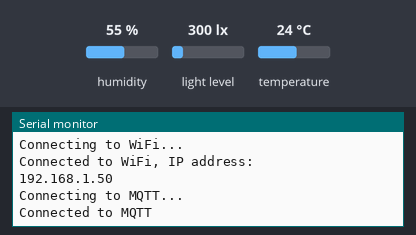
A program run on a simulated ESP32. Shown: the last lines printed to the serial monitor. Inputs (shaded band) come from the test bench; at power-on: humidity 55 %, light level 300 lx, temperature 24 °C. WiFi joins after 1.5 s; servers stay silent unless stated; no MQTT or app messages arrive unless stated.

Above: at 3.2 s.
3.3 s: humidity set to 22 %
At 11.2 s:
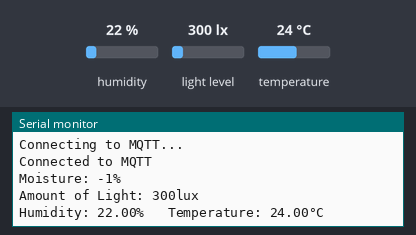
11.5 s: light level set to 40 lx
13.0 s: temperature set to 12 °C
At 20.28 s:
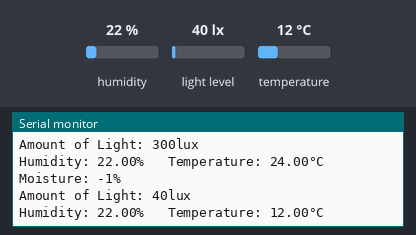

Measured:
- after the input at 3.3 s, the serial monitor: prints a new line after 6.7 s (image 1)
- after the input at 13.0 s, the serial monitor: prints a new line after 7.0 s (image 2)

The program:

main.cpp
```cpp
#include <Adafruit_BME280.h>
#include <Arduino.h>
#include <BH1750.h>
#include <PubSubClient.h>
#include <Update.h>
#include <WebServer.h>
#include <WiFi.h>
#include <Wire.h>
#include <config.h>

// Pins
const int LED_PIN = config.LED_PIN;
const int MOISTURE_PIN = config.MOISTURE_PIN;
const int SCL_PIN = config.SCL_PIN;
const int SDA_PIN = config.SDA_PIN;

// Wifi
const char *ssid = config.wifi_ssid;
const char *password = config.wifi_password;

// MQTT Broker
const char *mqtt_client_id = config.mqtt_client_id;
const char *mqtt_server = config.mqtt_server;
const char *mqtt_topic_moisture = config.mqtt_topic_moisture;
const char *mqtt_topic_illuminance = config.mqtt_topic_illuminance;
const char *mqtt_topic_temperature = config.mqtt_topic_temperature;
const char *mqtt_topic_humidity = config.mqtt_topic_humidity;
const char *mqtt_user = config.mqtt_user;
const char *mqtt_password = config.mqtt_password;
const int mqtt_port = config.mqtt_port;

// moisture values
const int dry = config.dry;
const int wet = config.wet;

// miscellaneous setup
const int THRESHOLD = 35;
int LEDSTATE = 0;
BH1750 lightMeter;
WiFiClient espClient;
PubSubClient client(espClient);
WebServer server(80);
Adafruit_BME280 bme;
unsigned long previousMillisServer = 0;
unsigned long previousMillisMQTT = 0;
const long serverInterval = 1;   // Interval for handling server clients in milliseconds
const long mqttInterval = 10000; // Interval for publishing MQTT messages in milliseconds

const char *serverIndex = "<link rel='stylesheet' href='https://stackpath.bootstrapcdn.com/bootstrap/4.3.1/css/bootstrap.min.css'/><script src='https://ajax.googleapis.com/ajax/libs/jquery/3.5.1/jquery.min.js'></script><script src='https://stackpath.bootstrapcdn.com/bootstrap/4.3.1/js/bootstrap.min.js'></script><style> body { background-color: #f8f9fa; padding: 20px; } .container { max-width: 500px; margin: 0 auto; } #prg { margin-top: 10px; }</style><div class='container'> <h2 class='mt-4 mb-4'>ESP32 Firmware Update</h2> <form method='POST' action='#' enctype='multipart/form-data' id='upload_form'> <div class='custom-file mb-3'> <input type='file' class='custom-file-input' id='update' name='update' required /> <label class='custom-file-label' for='update'>Choose firmware file</label> </div> <button type='submit' class='btn btn-primary'>Update</button> </form> <div id='prg' class='mt-3'>Progress: 0%</div></div><script> $(document).ready(function () { $('form').submit(function (e) { e.preventDefault(); var form = $('#upload_form')[0]; var data = new FormData(form); $.ajax({ url: '/update', type: 'POST', data: data, contentType: false, processData: false, xhr: function () { var xhr = new window.XMLHttpRequest(); xhr.upload.addEventListener( 'progress', function (evt) { if (evt.lengthComputable) { var per = (evt.loaded / evt.total) * 100; $('#prg').html('Progress: ' + Math.round(per) + '%'); } }, false, ); return xhr; }, success: function (d, s) { console.log('Success!'); }, error: function (a, b, c) {}, }); }); });</script>";

void connectWIFI()
{
    WiFi.begin(ssid, password);

    int notConnectedCounter = 0;
    while (WiFi.status() != WL_CONNECTED)
    {
        delay(1000);
        Serial.println("Connecting to WiFi...");
        if (notConnectedCounter > 30)
        {
            Serial.println("Failed to connect to WiFi, restarting...");
            ESP.restart();
        }
        notConnectedCounter++;
    }

    if (WiFi.status() == WL_CONNECTED)
    {
        Serial.println("Connected to WiFi, IP address: ");
        Serial.println(WiFi.localIP());
    }
}

void connectMQTT()
{
    while (!client.connected())
    {
        if (WiFi.status() != WL_CONNECTED)
        {
            Serial.println("WiFi disconnected, reconnecting...");
            WiFi.disconnect(true, true);
            connectWIFI();
        }

        Serial.println("Connecting to MQTT...");

        if (client.connect(mqtt_client_id, mqtt_user, mqtt_password))
        {
            Serial.println("Connected to MQTT");
            client.subscribe(mqtt_topic_moisture);
            client.subscribe(mqtt_topic_illuminance);
            client.subscribe(mqtt_topic_temperature);
            client.subscribe(mqtt_topic_humidity);
        }
        else
        {
            Serial.println("Failed, rc=");
            Serial.println(client.state());
            Serial.println("Retrying in 5 seconds...");
            delay(5000);
        }
    }
}

void setup()
{
    Serial.begin(115200);
    Wire.begin(SDA_PIN, SCL_PIN);
    lightMeter.begin(BH1750::CONTINUOUS_HIGH_RES_MODE, 0x23, &Wire);
    bme.begin(0x76, &Wire);
    pinMode(LED_PIN, OUTPUT);

    connectWIFI();

    client.setServer(mqtt_server, mqtt_port);
    connectMQTT();

    /*return index page which is stored in serverIndex */
    server.on("/", HTTP_GET, []()
              {
        server.sendHeader("Connection", "close");
        server.send(200, "text/html", serverIndex); });
    /*handling uploading firmware file */
    server.on(
        "/update", HTTP_POST, []()
        {
    server.sendHeader("Connection", "close");
    server.send(200, "text/plain", (Update.hasError()) ? "FAIL" : "OK");
    ESP.restart(); },
        []()
        {
    HTTPUpload& upload = server.upload();
    if (upload.status == UPLOAD_FILE_START) {
      Serial.printf("Update: %s\n", upload.filename.c_str());
      if (!Update.begin(UPDATE_SIZE_UNKNOWN)) { //start with max available size
        Update.printError(Serial);
      }
    } else if (upload.status == UPLOAD_FILE_WRITE) {
      /* flashing firmware to ESP*/
      if (Update.write(upload.buf, upload.currentSize) != upload.currentSize) {
        Update.printError(Serial);
      }
    } else if (upload.status == UPLOAD_FILE_END) {
      if (Update.end(true)) { //true to set the size to the current progress
        Serial.printf("Update Success: %lu\nRebooting...\n", upload.totalSize);
      } else {
        Update.printError(Serial);
      }
    } });
    server.begin();
}

void loop()
{
    // Get the current time
    unsigned long currentMillis = millis();

    // Reconnect wifi and mqtt if failed
    if (WiFi.status() != WL_CONNECTED)
    {
        Serial.println("WiFi disconnected, reconnecting...");
        WiFi.disconnect(true, true);
        connectWIFI();
    }
    if (!client.connected())
    {
        Serial.println("MQTT disconnected, reconnecting...");
        client.disconnect();
        connectMQTT();
    }

    // web server
    if (currentMillis - previousMillisServer >= serverInterval)
    {
        server.handleClient();
        previousMillisServer = currentMillis;
    }

    // get sensor data and publish to MQTT
    if (currentMillis - previousMillisMQTT >= mqttInterval)
    {
        // Moisture Sensor Data
        int value = analogRead(MOISTURE_PIN);
        if (value < wet)
        {
            value = wet;
        }
        else if (value > dry)
        {
            value = dry;
        }
        int percentageHumidity = map(value, wet, dry, 100, 0);
        Serial.println("Moisture: " + String(percentageHumidity) + "%");
        // Light Sensor Data
        int lux = lightMeter.readLightLevel();
        Serial.println("Amount of Light: " + String(lux) + "lux");
        // Temperature and Humidity Sensor Data
        float hum = bme.readHumidity();
        float temp = bme.readTemperature();
        Serial.println("Humidity: " + String(hum) + "%" + "\t Temperature: " + String(temp) + "°C\n");

        // led moisture status
        if (percentageHumidity < THRESHOLD && LEDSTATE == 0)
        {
            digitalWrite(LED_PIN, HIGH);
            LEDSTATE = 1;
        }
        else if (percentageHumidity >= THRESHOLD && LEDSTATE == 1)
        {
            digitalWrite(LED_PIN, LOW);
            LEDSTATE = 0;
        }

        // Publish MQTT messages
        client.publish(mqtt_topic_moisture, String(percentageHumidity).c_str(), true);
        client.publish(mqtt_topic_illuminance, String(lux).c_str(), true);
        client.publish(mqtt_topic_temperature, String(temp).c_str(), true);
        client.publish(mqtt_topic_humidity, String(hum).c_str(), true);

        // Update previousMillis
        previousMillisMQTT = currentMillis;
    }
}
```
